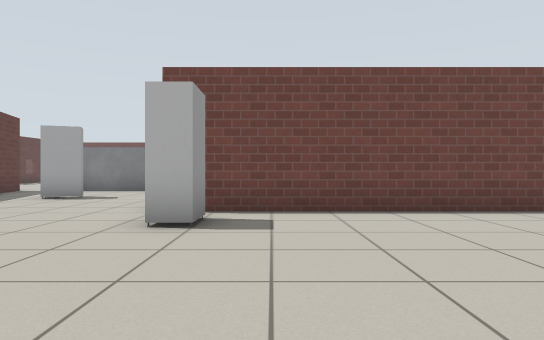
View 1 (above)

24 first-person views from a walk through a robot-simulator world made for Gazebo. The camera is 0.72 m above the floor, looks level and sees 70° across. The floor is counted in squares, 1 m on a side. Each view is taken from the middle of a square. On the plan, view 1 faces up. The plan holds only what a view shows up to about 11 squares ahead; the rest is blank. Simple patterns stand in for the simulator's built-in surfaces.

View 2
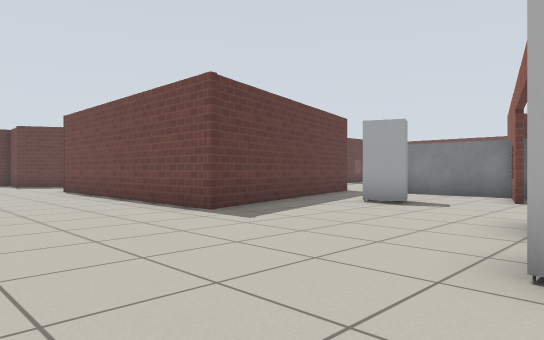

View 3
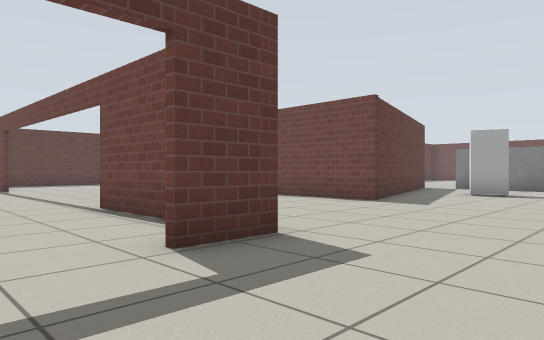

View 4
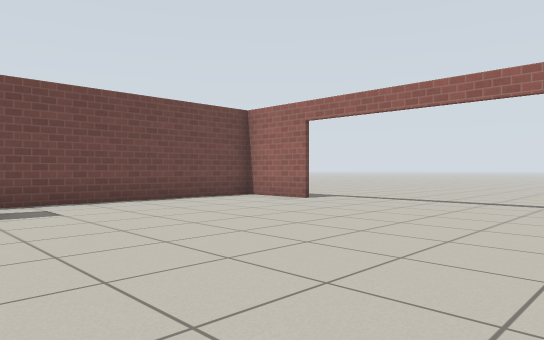

View 5
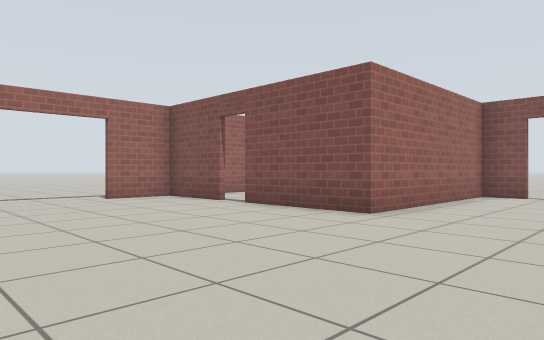

View 6
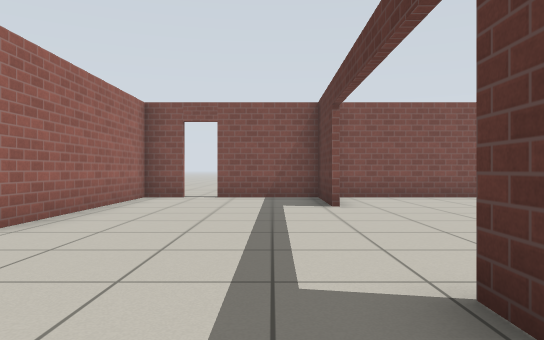

View 7
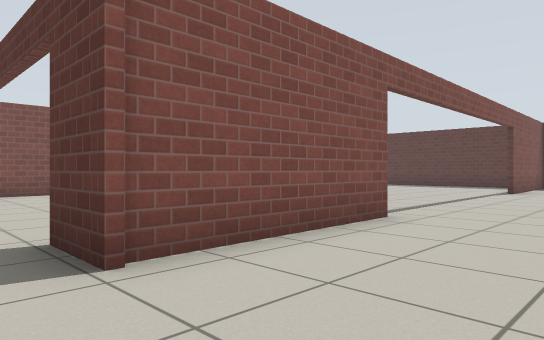

View 8
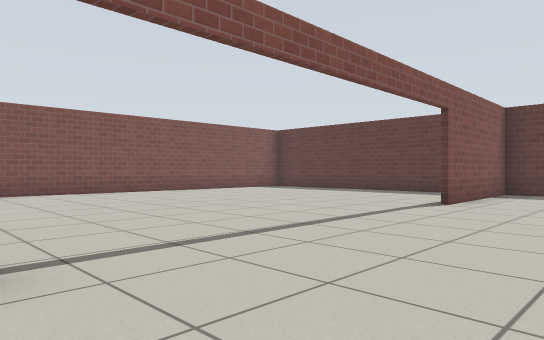

View 9
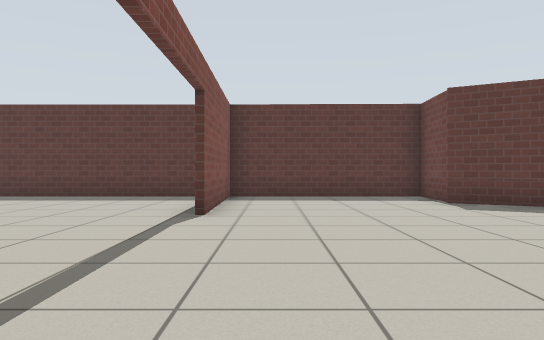

View 10
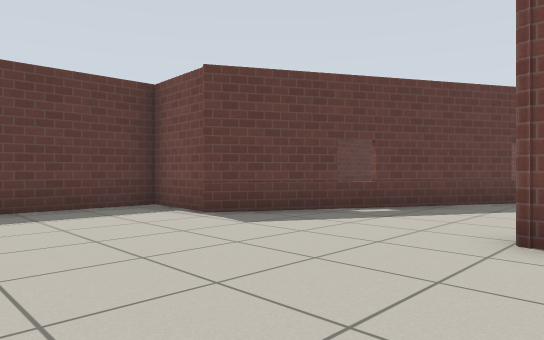

View 11
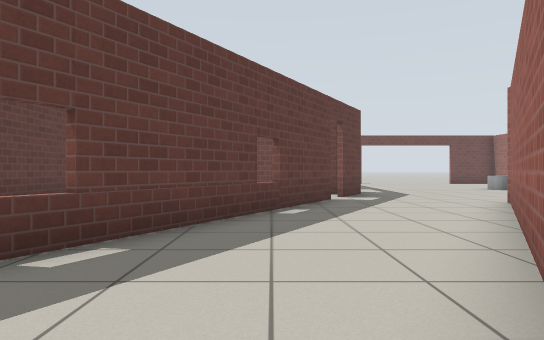

View 12
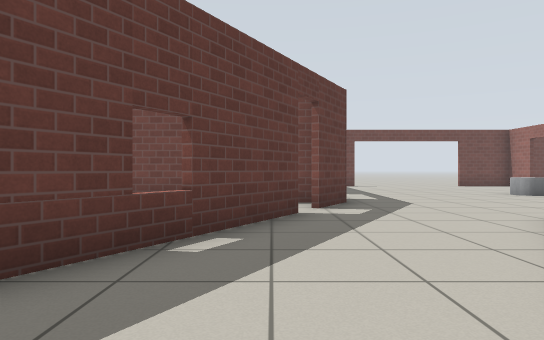

View 13
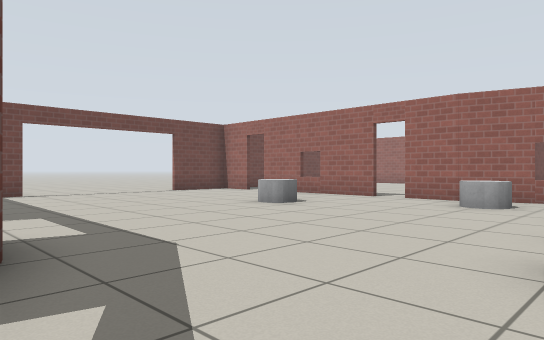

View 14
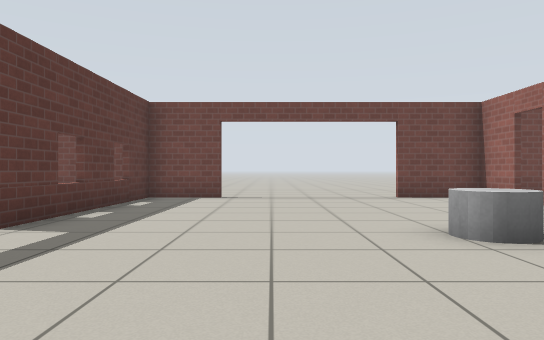

View 15
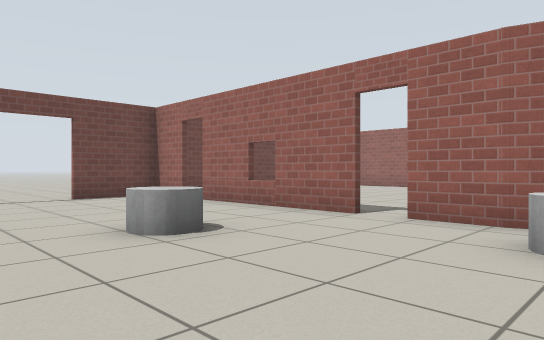

View 16
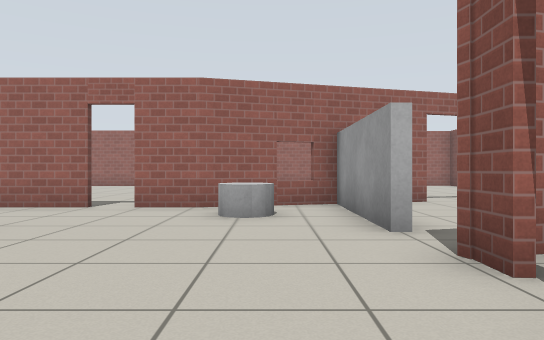

View 17
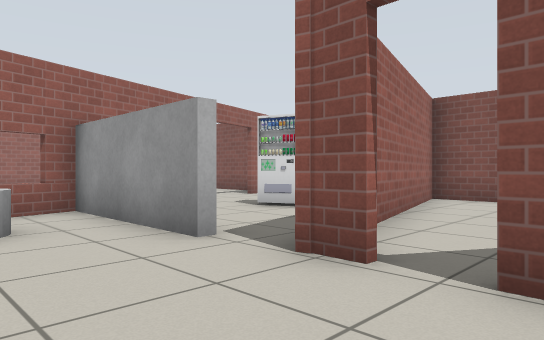

View 18
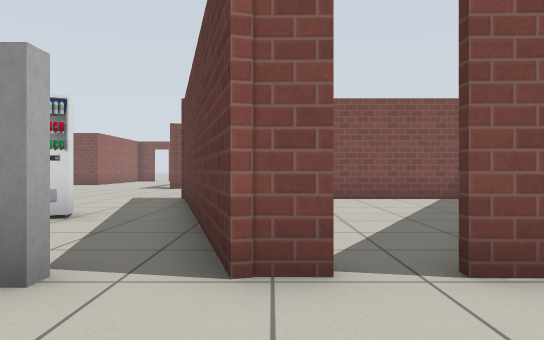

View 19
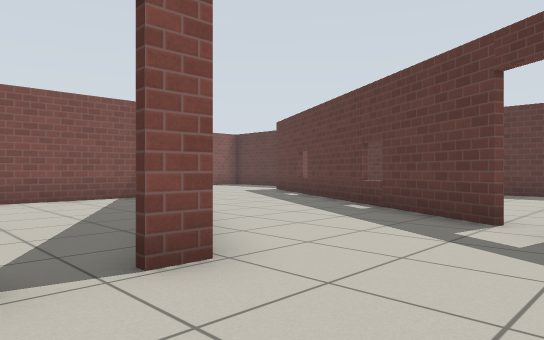

View 20
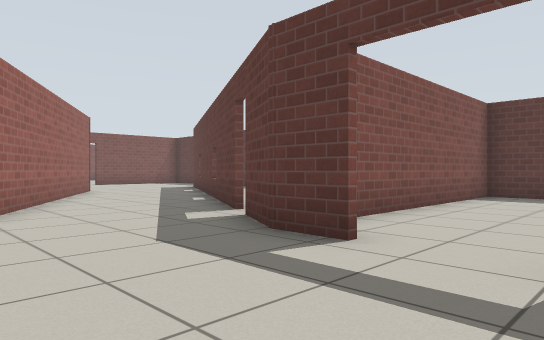

View 21
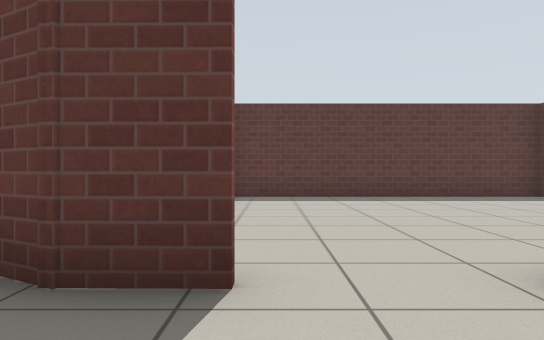

View 22
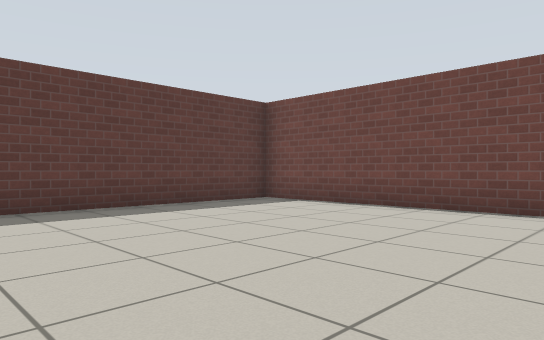

View 23
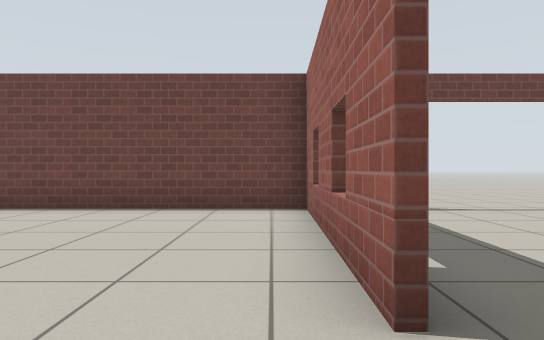

View 24
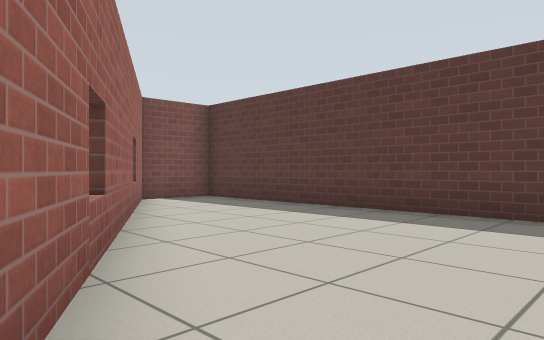

### Floor plan
Points are (right, up) in squares from view 1. A wall is a line through its corners. A room is listed if a view was taken in it or the views show most of it. See-through windows are left out.
Room 1 (views 1, 2, 3, 4, 5, 6, 7, 8, 9, 10, 11, 12, 13)
walls: (-9.5, 1) (-5.1, 1.1) (-5.1, -0.2); (-3.2, 11.5) (-3.3, 12.1); (-8.4, 12.2) (-6.8, 6.2) (-12.4, 6.2); (-14.3, 7.4) (-11.1, 12.9); (-5.2, -5.7) (-5.2, -8.2) (-2.5, -8.2); (-3.7, 13.5) (-4, 14.7); (4.9, 6.7) (-1.2, 6.7); (3.4, -2.7) (5.7, -2.7) (5.7, -0.9); (5.7, 4.4) (5.7, 5.9); (-1.8, -8.2) (-0.6, -8.2) (-0.6, -2.7) (2.5, -2.7); (-14.5, 14.6) (-19.4, 5.9) (-21.4, 6) (-21.4, 0.9); (-13.4, 16.6) (-14.1, 15.2); (-21.6, 1.9) (-21.6, 0.9) (-17.2, 0.9)
ways out: opening at (-12.5, 14.5) to room 2; opening at (-6, 13) to room 2; open door at (-14, 15) to room 4; open door at (-13.5, 1); open door at (-5, -3); open door at (-3, 10.5); open door at (-2, -8); open door at (-2, 8.5); open door at (3, -3); open door at (6, 1.5)
objects: grey box (-7, 13) to (-3, 13); vending machine (-6, 10) to (-5, 10); vending machine (-1, 5) to (-1, 6)
Room 2 (views 14, 15, 16, 17, 18, 19, 20, 21)
walls: (-13.3, 17.9) (-13.4, 16.6); (-4.5, 18.5) (-4.5, 22.9); (-4.5, 16.3) (-4.5, 17.8); (-9.5, 13.4) (-8.7, 13.4) (-8.4, 12.2); (-11, 13.4) (-10.2, 13.4); (-11.2, 25.2) (-12.9, 25.2); (-4.5, 23.8) (-4.5, 25.2) (-6.7, 25.2); (-4, 14.7) (-4.6, 16.5); (-13.2, 25.2) (-13.3, 19.6)
ways out: opening at (-12.5, 14.5) to room 1; opening at (-6, 13) to room 1; open door at (-13, 18.5) to room 3; open door at (-10, 13) to room 5; open door at (-9, 25); open door at (-4.5, 18); open door at (-4.3, 23.3)
objects: grey cylinder (-8, 19) to (-7, 19); grey cylinder (-6, 15) to (-6, 16)
Room 3 (views 22, 23)
walls: (-13.5, 19.6) (-13.4, 25.1); (-12.9, 25.2) (-21.4, 25.2) (-21.4, 16.7) (-15, 16.7)
ways out: open door at (-13, 18.5) to room 2
Room 4 (view 24)
walls: (-16.9, 16.6) (-18.1, 16.6); (-21.4, 15.3) (-21.4, 6.2) (-19.4, 6.1); (-19.3, 6.4) (-15.2, 13.6)
ways out: open door at (-14, 15) to room 1
Room 5 (no view inside)
walls: (-8.4, 6.3) (-6.7, 6.3); (-7, 6.3) (-8.7, 12.8); (-13.7, 6.4) (-10.4, 6.3)
ways out: open door at (-10, 13) to room 2

Positions as (right, up) in squares from view 1, and headings:
1: (0, 0), facing up
2: (-1, 2), facing up-left
3: (-2, -2), facing up-left
4: (-2, -2), facing up-right
5: (-4, 3), facing down-right
6: (-4, 2), facing down
7: (-4, 4), facing down-left
8: (-9, 4), facing down-left
9: (-11, 2), facing left
10: (-14, 2), facing up-left
11: (-16, 5), facing up
12: (-15, 8), facing up
13: (-14, 13), facing up-right
14: (-10, 15), facing up
15: (-10, 15), facing up-right
16: (-12, 15), facing right
17: (-11, 16), facing down-right
18: (-9, 16), facing down
19: (-9, 16), facing down-left
20: (-10, 20), facing down-left
21: (-11, 18), facing left
22: (-14, 18), facing up-left
23: (-14, 18), facing up
24: (-15, 15), facing down-left
